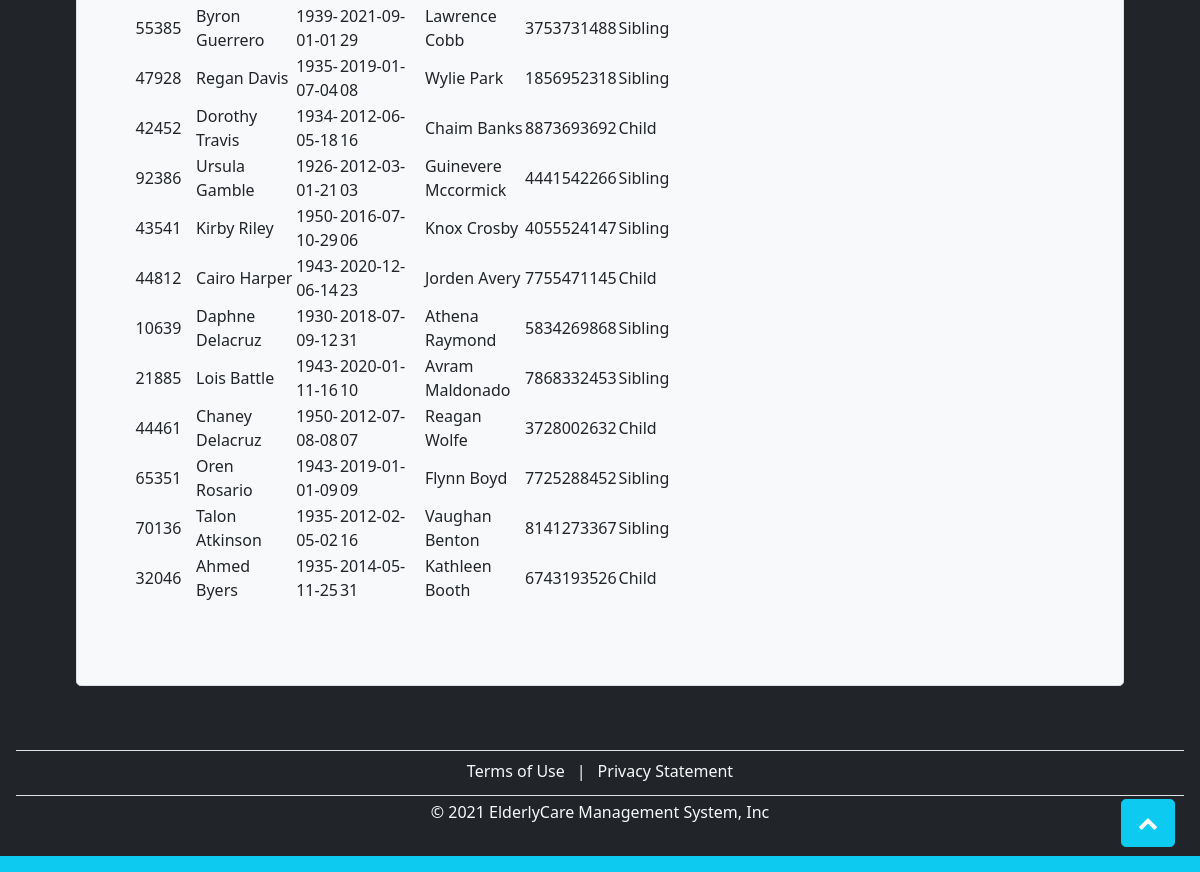
Before: /patient.php (lower part) with the older database file.
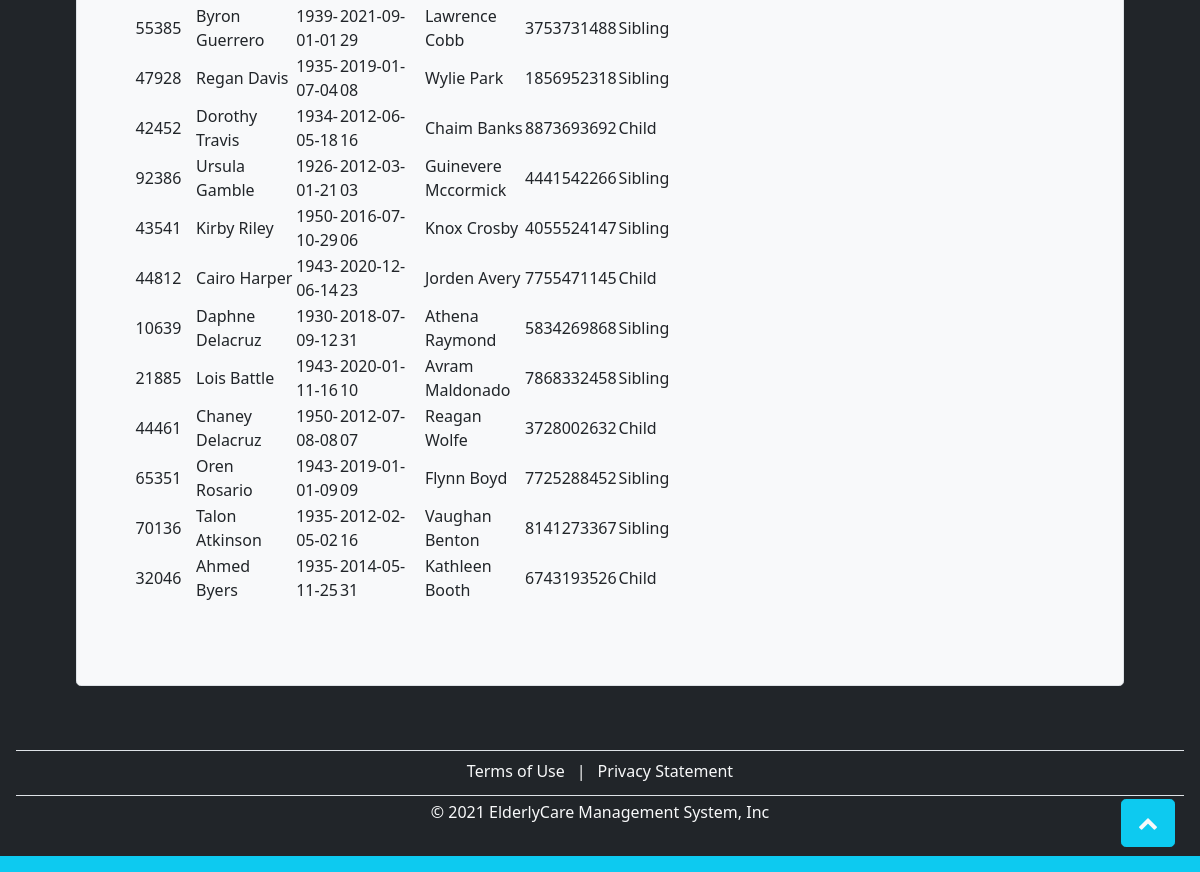
After: the same page with the newer database file.
### tables this page shows
CREATE TABLE `Patient` (
  `patientID` int(5) NOT NULL,  
  `fName` varchar(50) NOT NULL,
  `lName` varchar(50) NOT NULL,
  `admissionDate` date NOT NULL,
  `groupID` int(1) NOT NULL,  
  `familyCode` int(3) NOT NULL,
  `emergencyContactName` varchar(50) NOT NULL,
  `emergencyContactNumber` bigint(10) DEFAULT NULL,
  `emergencyContactRelation` varchar(50) NOT NULL,  
  `email` varchar(50) NOT NULL,
  `DOB` date NOT NULL,
  `password` varchar(15) NOT NULL,  
  `approval` int(1) NOT NULL,  
  `totalDues` decimal(10,2) NOT NULL,
  `phone` bigint(10) DEFAULT NULL
);

### patient.php (the view, shortened to what this page needs)
<?php
include 'db_connection.php';
if(!isset($_POST['option'])){
    $sql = "SELECT patientID,fName,lName,DOB,admissionDate,emergencyContactName,emergencyContactNumber,emergencyContactRelation
    FROM Patient
    WHERE approval = 1;";
    $result = $conn->query($sql);
}
?>
  <br>
        <table width='30%' border=0>
                <?php
                while($res = mysqli_fetch_array($result)) {
                    echo "<tr>";
                    echo "<td>".$res['patientID']."</td>";
                    echo "<td>".$res['fName']. " " .$res['lName']."</td>";
                    echo "<td>".$res['DOB']."</td>";
                    echo "<td>".$res['admissionDate']."</td>";
                    echo "<td>".$res['emergencyContactName']."</td>";
                    echo "<td>".$res['emergencyContactNumber']."</td>";
                    echo "<td>".$res['emergencyContactRelation']."</td>";
                }
                ?>
         </table>

### CSS/styles.css (style rules this page uses)
html { -webkit-box-sizing: border-box; -moz-box-sizing: border-box; box-sizing: border-box; }
*, *:before, *:after { -webkit-box-sizing: inherit; -moz-box-sizing: inherit; box-sizing: inherit; }
.back-to-top { position: fixed; bottom: 25px; right: 25px; display: none; }

Changed rows visible on the page:
changed patient "Lois": emergencyContactNumber "7868332453" → "7868332458"
